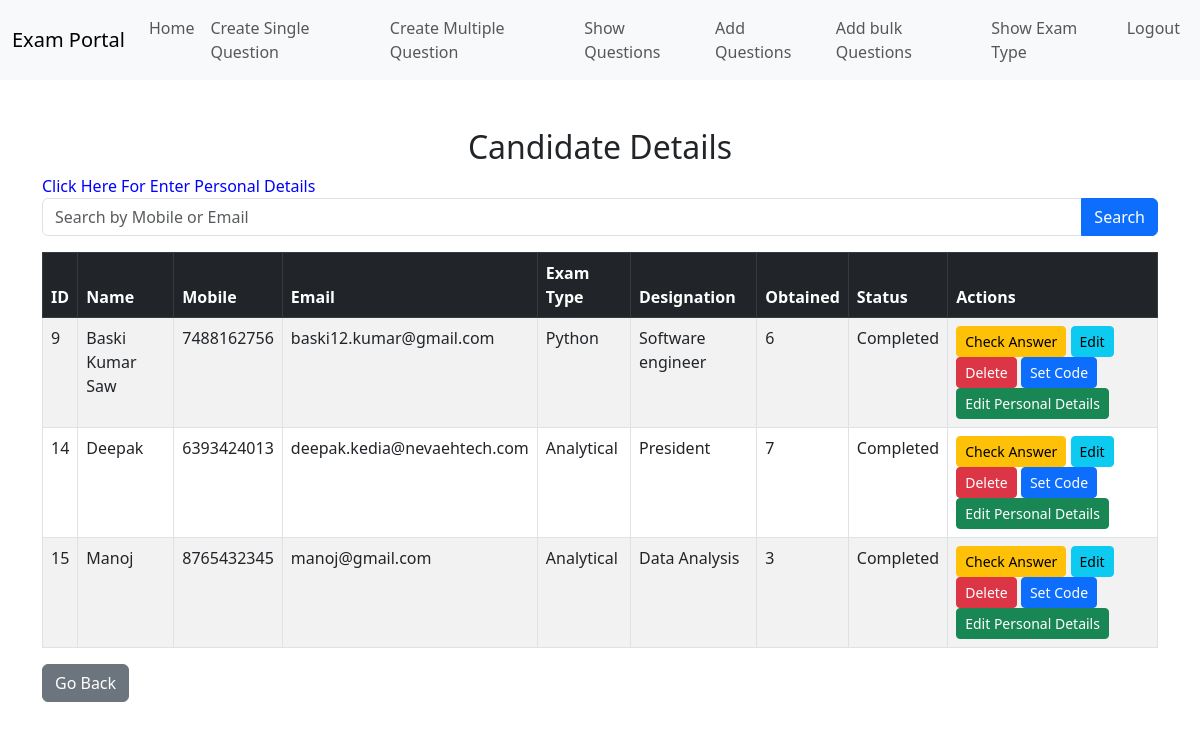
Page /show_candidate.php on the earlier database version.
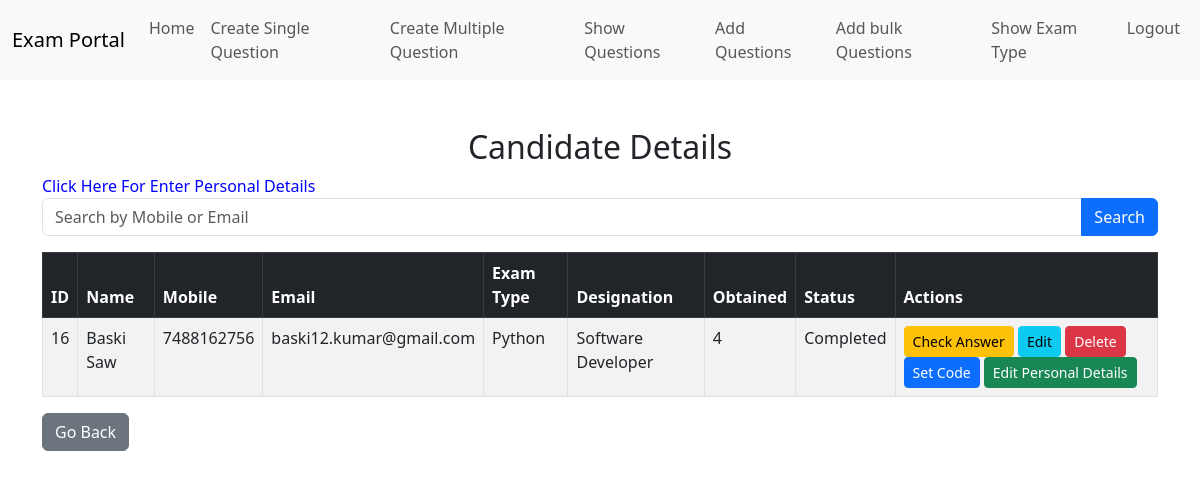
Same page on the later database version.
### tables this page shows
CREATE TABLE `candidates` (
  `id` int(8) NOT NULL,
  `name` varchar(255) NOT NULL,
  `mobile` varchar(15) NOT NULL,
  `email` varchar(100) NOT NULL,
  `password` varchar(100) NOT NULL,
  `exam_type` varchar(100) NOT NULL,
  `designation` varchar(100) NOT NULL,
  `total_marks` int(4) NOT NULL,
  `sec_code` varchar(10) NOT NULL,
  `exam_duration` varchar(10) NOT NULL,
  `status` varchar(50) NOT NULL,
  `is_exam_completed` tinyint(1) DEFAULT 0
);

### show_candidate.php (the view, shortened to what this page needs)
<?php
include 'conn.php';
$searchQuery = "";
$searchResults = null;
$candidates = $searchResults ?: $conn->query("SELECT * FROM candidates");
?>
<!DOCTYPE html>
<html>
<head>
    <link rel="stylesheet" href="https://cdnjs.cloudflare.com/ajax/libs/bootstrap/5.3.0/css/bootstrap.min.css">
</head>
<body>
<?php include 'header2.php';?>
<div class="container mt-5">
    <h2 class="text-center">Candidate Details</h2>
    <a style="color: blue;" class="nav-link" href="candidate_personal_details.php">Click Here For Enter Personal Details </a>
    <form method="POST" class="mb-3">
        <div class="input-group">
            <input type="text" name="search" class="form-control" placeholder="Search by Mobile or Email" value="<?php echo htmlspecialchars($searchQuery); ?>">
            <button type="submit" class="btn btn-primary">Search</button>
        </div>
    </form>
    <table class="table table-bordered table-striped">
        <thead class="table-dark">
            <tr>
                <th>ID</th>
                <th>Name</th>
                <th>Mobile</th>
                <th>Email</th>
                <th>Exam Type</th>
                <th>Designation</th>
                <th>Obtained</th>
                <th>Status</th>
                <th>Actions</th>
            </tr>
        </thead>
        <tbody>
            <?php while ($row = $candidates->fetch_assoc()) { ?>
                <tr>
                    <td><?php echo $row['id']; ?></td>
                    <td><?php echo htmlspecialchars($row['name']); ?></td>
                    <td><?php echo htmlspecialchars($row['mobile']); ?></td>
                    <td><?php echo htmlspecialchars($row['email']); ?></td>
                    <td><?php echo htmlspecialchars($row['exam_type']); ?></td>
                    <td><?php echo htmlspecialchars($row['designation']); ?></td>
                    <td><?php echo htmlspecialchars($row['total_marks']); ?></td>
                    <td><?php echo htmlspecialchars($row['status']); ?></td>
                    <td>
    <a href="show_result_details.php?id=<?php echo $row['id']; ?>" class="btn btn-warning btn-sm">Check Answer</a>
    <a href="edit_candidate.php?id=<?php echo $row['id']; ?>" class="btn btn-info btn-sm">Edit</a>
    <a href="delete_candidate.php?delete=<?php echo $row['id']; ?>" class="btn btn-danger btn-sm" onclick="return confirm('Are you sure you want to delete this record?');">Delete</a>
    <a href="show_question_set.php?candidate_id=<?php echo $row['id']; ?>" class="btn btn-primary btn-sm">Set Code</a>
    <a href="edit_candidate_details.php?id=<?php echo $row['id']; ?>" class="btn btn-success btn-sm">Edit Personal Details</a>
</td>
                </tr>
            <?php } ?>
        </tbody>
    </table>
    <a href="index.php" class="btn btn-secondary">Go Back</a>
</div>
</body>
</html>

### header2.php (shortened to what this page needs)
<nav class="navbar navbar-expand-lg navbar-light bg-light">
    <div class="container-fluid">
        <a class="navbar-brand" href="#">Exam Portal</a>
        <div class="collapse navbar-collapse" id="navbarNav">
            <ul class="navbar-nav ms-auto">
                <li class="nav-item"><a class="nav-link" href="show_candidate.php">Home</a></li>
                <li class="nav-item"><a class="nav-link" href="single_question_bank.php">Create Single Question</a></li>
                <li class="nav-item"><a class="nav-link" href="multiple_question_bank.php">Create Multiple Question</a></li>
                <li class="nav-item"><a class="nav-link" href="show_question.php">Show Questions</a></li>
                <li class="nav-item"><a class="nav-link" href="add_question.php">Add Questions</a></li>
                <li class="nav-item"><a class="nav-link" href="add_bulk_question.php">Add bulk Questions</a></li>
                <li class="nav-item"><a class="nav-link" href="show_exam_type.php">Show Exam Type</a></li>
                <li class="nav-item"><a class="nav-link" href="index.php">Logout</a></li>
            </ul>
        </div>
    </div>
</nav>

Differences in the rows shown:
removed candidates: id "9", name "Baski Kumar Saw", mobile "7488162756", email "baski12.kumar@gmail.com", exam_type "Python", designation "Software engineer", total_marks "6", status "Completed"
removed candidates: id "14", name "Deepak", mobile "6393424013", email "deepak.kedia@nevaehtech.com", exam_type "Analytical", designation "President", total_marks "7", status "Completed"
removed candidates: id "15", name "Manoj", mobile "8765432345", email "manoj@gmail.com", exam_type "Analytical", designation "Data Analysis", total_marks "3", status "Completed"
added candidates: id "16", name "Baski Saw", mobile "7488162756", email "baski12.kumar@gmail.com", exam_type "Python", designation "Software Developer", total_marks "4", status "Completed"
